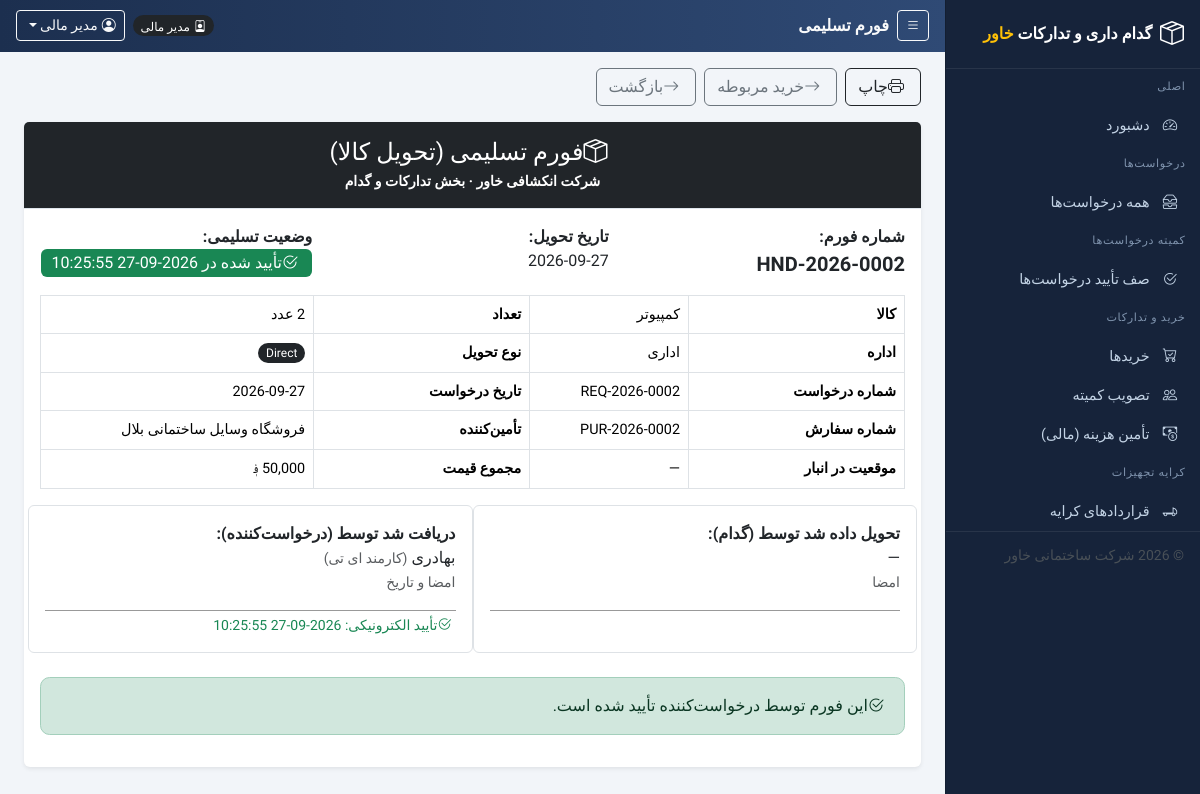
The page /warehouse/handover.php?id=9 (signed in) on the database its author committed.
### tables this page shows
CREATE TABLE `users` (
  `id` int(10) UNSIGNED NOT NULL,
  `username` varchar(50) NOT NULL,
  `password` varchar(255) NOT NULL COMMENT 'bcrypt hash (password_hash)',
  `name` varchar(100) NOT NULL,
  `role` enum('employee','procurement_manager','warehouse_manager','gate_security','committee','general_manager','finance','admin') NOT NULL DEFAULT 'employee',
  `department_id` int(10) UNSIGNED DEFAULT NULL,
  `email` varchar(120) DEFAULT NULL,
  `phone` varchar(30) DEFAULT NULL,
  `status` tinyint(1) NOT NULL DEFAULT 1,
  `created_at` timestamp NOT NULL DEFAULT current_timestamp()
);

CREATE TABLE `consumptions` (
  `id` int(10) UNSIGNED NOT NULL,
  `item_id` int(10) UNSIGNED DEFAULT NULL COMMENT 'warehouse item (NULL = direct)',
  `request_id` int(10) UNSIGNED DEFAULT NULL,
  `purchase_id` int(10) UNSIGNED DEFAULT NULL COMMENT 'the purchase this delivery came from',
  `department_id` int(10) UNSIGNED NOT NULL,
  `item_name` varchar(150) NOT NULL COMMENT 'snapshot of item name',
  `category_id` int(10) UNSIGNED DEFAULT NULL,
  `quantity` decimal(12,2) NOT NULL,
  `unit` varchar(20) NOT NULL DEFAULT 'pcs',
  `source` enum('warehouse','direct') NOT NULL DEFAULT 'warehouse',
  `handover_no` varchar(30) DEFAULT NULL COMMENT 'handover slip number (HND-YYYY-0001)',
  `receiver_name` varchar(150) DEFAULT NULL COMMENT 'employee that received the item',
  `receiver_position` varchar(150) DEFAULT NULL COMMENT 'job position of the receiving employee',
  `receiver_user_id` int(10) UNSIGNED DEFAULT NULL COMMENT 'logged-in user confirming the receipt',
  `receiver_confirmed` tinyint(1) NOT NULL DEFAULT 0 COMMENT '1 = requester confirmed receiving the item',
  `confirmed_at` datetime DEFAULT NULL,
  `handover_note` text DEFAULT NULL COMMENT 'remarks on the handover slip',
  `delivery_date` date NOT NULL,
  `delivered_by` int(10) UNSIGNED DEFAULT NULL,
  `notes` text DEFAULT NULL,
  `created_at` timestamp NOT NULL DEFAULT current_timestamp()
);

CREATE TABLE `departments` (
  `id` int(10) UNSIGNED NOT NULL,
  `name` varchar(100) NOT NULL,
  `code` varchar(20) NOT NULL DEFAULT '' COMMENT 'short code e.g. SITE, HQ',
  `parent_id` int(10) UNSIGNED DEFAULT NULL,
  `description` varchar(255) DEFAULT NULL,
  `created_at` timestamp NOT NULL DEFAULT current_timestamp()
);

CREATE TABLE `procurement_requests` (
  `id` int(10) UNSIGNED NOT NULL,
  `request_no` varchar(30) NOT NULL,
  `department_id` int(10) UNSIGNED NOT NULL,
  `category_id` int(10) UNSIGNED DEFAULT NULL,
  `item_name` varchar(150) NOT NULL,
  `quantity` varchar(50) NOT NULL COMMENT 'free text amount (supports kg, liter, متر, ...)',
  `unit` varchar(20) NOT NULL DEFAULT 'pcs',
  `request_type` enum('purchase','rental') NOT NULL DEFAULT 'purchase',
  `rental_duration` decimal(8,2) DEFAULT NULL,
  `rental_duration_unit` enum('hour','day','week','month') DEFAULT NULL,
  `rental_location` varchar(255) DEFAULT NULL,
  `operator_required` tinyint(1) NOT NULL DEFAULT 0,
  `urgency` enum('normal','urgent') NOT NULL DEFAULT 'normal',
  `direct_delivery` tinyint(1) NOT NULL DEFAULT 0,
  `reason` text DEFAULT NULL,
  `details` text DEFAULT NULL COMMENT 'detailed item specifications',
  `status` enum('pending','closed','warehouse_check','purchase_required','quotation_pending','committee_pending','approved','supplier_selected','authority_approved','financed','purchased','received','rental_required','rental_active','completed') NOT NULL DEFAULT 'pending',
  `requested_by` int(10) UNSIGNED NOT NULL,
  `employee_name` varchar(150) DEFAULT NULL COMMENT 'employee name as entered on the request form',
  `employee_position` varchar(150) DEFAULT NULL COMMENT 'job position as entered on the request form',
  `reviewed_by` int(10) UNSIGNED DEFAULT NULL,
  `review_note` text DEFAULT NULL,
  `reviewed_at` datetime DEFAULT NULL,
  `warehouse_note` text DEFAULT NULL,
  `request_date` date NOT NULL,
  `needed_date` date DEFAULT NULL COMMENT 'date the item must arrive by',
  `created_at` timestamp NOT NULL DEFAULT current_timestamp(),
  `updated_at` timestamp NOT NULL DEFAULT current_timestamp() ON UPDATE current_timestamp()
);

CREATE TABLE `purchases` (
  `id` int(10) UNSIGNED NOT NULL,
  `purchase_no` varchar(30) NOT NULL,
  `request_id` int(10) UNSIGNED NOT NULL,
  `supplier_id` int(10) UNSIGNED DEFAULT NULL COMMENT 'final supplier',
  `selected_quotation_id` int(10) UNSIGNED DEFAULT NULL COMMENT 'winning quotation chosen by procurement',
  `quantity` decimal(12,2) NOT NULL,
  `unit_price` decimal(12,2) DEFAULT NULL,
  `total_cost` decimal(12,2) DEFAULT NULL,
  `currency` enum('AFN','USD') NOT NULL DEFAULT 'AFN' COMMENT 'AFN = افغانی, USD = دالر',
  `purchase_date` date DEFAULT NULL,
  `urgency` enum('normal','urgent') NOT NULL DEFAULT 'normal',
  `payment_status` enum('pending','paid') NOT NULL DEFAULT 'pending',
  `status` enum('draft','quotation','committee_pending','approved','supplier_selected','authority_approved','financed','ordered','received','completed','rejected') NOT NULL DEFAULT 'draft',
  `approved_by` int(10) UNSIGNED DEFAULT NULL,
  `committee_approved` tinyint(1) NOT NULL DEFAULT 0,
  `committee_note` text DEFAULT NULL,
  `authority_name` varchar(150) DEFAULT NULL COMMENT 'name of the approving president / executive director',
  `authority_position` varchar(150) DEFAULT NULL COMMENT 'position of the approving authority',
  `authority_approved_by` int(10) UNSIGNED DEFAULT NULL COMMENT 'user account that registered the approval',
  `authority_approved_at` datetime DEFAULT NULL,
  `authority_note` text DEFAULT NULL COMMENT 'comment of the company presidency',
  `finance_method` enum('bank_cheque','cash','bank_transfer','other') DEFAULT NULL COMMENT 'how finance delivers the money',
  `finance_ref_no` varchar(60) DEFAULT NULL COMMENT 'cheque / voucher / reference number',
  `finance_amount` decimal(14,2) DEFAULT NULL COMMENT 'amount handed over by finance',
  `finance_currency` enum('AFN','USD') NOT NULL DEFAULT 'AFN' COMMENT 'currency of the handed-over amount',
  `finance_note` text DEFAULT NULL COMMENT 'message from finance to the purchasing department',
  `finance_released_by` int(10) UNSIGNED DEFAULT NULL,
  `finance_released_at` datetime DEFAULT NULL,
  `order_registered_by` int(10) UNSIGNED DEFAULT NULL,
  `order_registered_at` datetime DEFAULT NULL,
  `announcement_note` text DEFAULT NULL COMMENT 'public announcement / bulk',
  `created_at` timestamp NOT NULL DEFAULT current_timestamp(),
  `updated_at` timestamp NOT NULL DEFAULT current_timestamp() ON UPDATE current_timestamp()
);

CREATE TABLE `suppliers` (
  `id` int(10) UNSIGNED NOT NULL,
  `name` varchar(150) NOT NULL,
  `contact_person` varchar(100) DEFAULT NULL,
  `phone` varchar(30) DEFAULT NULL,
  `email` varchar(120) DEFAULT NULL,
  `address` varchar(255) DEFAULT NULL,
  `notes` text DEFAULT NULL,
  `created_at` timestamp NOT NULL DEFAULT current_timestamp()
);

### warehouse/handover.php (the view, shortened to what the rows shown need)
<?php
require_once __DIR__ . '/../includes/auth.php';
$user = require_login();
$id = (int)($_GET['id'] ?? 0);
$c = fetch_one("SELECT c.*, r.request_no, r.request_date, r.requested_by,
                       r.employee_name AS req_employee, r.employee_position AS req_position,
                       d.name dept, p.purchase_no, p.total_cost, p.currency, p.supplier_id,
                       s.name supplier, w.name AS stock_name, w.location AS stock_location,
                       u.name AS delivered_by_name
                FROM consumptions c
                LEFT JOIN procurement_requests r ON r.id=c.request_id
                JOIN departments d ON d.id=c.department_id
                LEFT JOIN purchases p ON p.id=c.purchase_id
                LEFT JOIN suppliers s ON s.id=p.supplier_id
                LEFT JOIN warehouse_items w ON w.id=c.item_id
                LEFT JOIN users u ON u.id=c.delivered_by
                WHERE c.id=$id");
$isConfirmed = (int)$c['receiver_confirmed'] === 1;
require_once __DIR__ . '/../includes/header.php';
?>
<div class="card border-dark shadow-sm">
  <div class="card-body">
<div class="row mb-3">
      <div class="col-md-4"><strong>شماره فورم:</strong><br>
        <span class="fs-5 fw-bold"><?php echo h($c['handover_no'] ?? 'HND-…'); ?></span></div>
      <div class="col-md-4"><strong>تاریخ تحویل:</strong><br><?php echo h($c['delivery_date']); ?></div>
      <div class="col-md-4"><strong>وضعیت تسلیمی:</strong><br>
        <?php if ($isConfirmed): ?>
          <span class="badge text-bg-success fs-6"><i class="bi bi-check2-circle me-1"></i>تأیید شده در <?php echo h($c['confirmed_at']); ?></span>
        <?php else: ?>
          <span class="badge text-bg-warning fs-6">در انتظار تأیید درخواست‌کننده</span>
        <?php endif; ?>
      </div>
    </div>
    <table class="table table-bordered align-middle mb-3">
      <tbody>
        <tr><th class="w-25">کالا</th><td><?php echo h($c['item_name']); ?>
            <?php if ($c['stock_name'] && $c['stock_name'] !== $c['item_name']): ?><span class="text-muted small">(نام در انبار: <?php echo h($c['stock_name']); ?>)</span><?php endif; ?></td>
            <th class="w-25">تعداد</th><td class="text-nowrap"><?php echo xnum($c['quantity']); ?> <?php echo h(unit_label($c['unit'])); ?></td></tr>
        <tr><th>اداره</th><td><?php echo h($c['dept']); ?></td>
            <th>نوع تحویل</th><td><?php echo badge($c['source']); ?></td></tr>
        <tr><th>شماره درخواست</th><td><?php echo h($c['request_no'] ?? '—'); ?></td>
            <th>تاریخ درخواست</th><td><?php echo h($c['request_date'] ?? '—'); ?></td></tr>
        <tr><th>شماره سفارش</th><td><?php echo h($c['purchase_no'] ?? '—'); ?></td>
            <th>تأمین‌کننده</th><td><?php echo h($c['supplier'] ?? '—'); ?></td></tr>
        <tr><th>موقعیت در انبار</th><td><?php echo h($c['stock_location'] ?? '—'); ?></td>
            <th>مجموع قیمت</th><td><?php echo $c['total_cost'] ? money_cur($c['total_cost'], $c['currency']) : '—'; ?></td></tr>
      </tbody>
    </table>
<div class="row mb-4">
      <div class="col-md-6 border rounded p-3">
        <strong>تحویل داده شد توسط (گدام):</strong><br>
        <?php echo h($c['delivered_by_name'] ?? '—'); ?><br>
        <span class="text-muted small">امضا</span>
        <div class="mt-3" style="border-bottom:1px solid #999"></div>
      </div>
      <div class="col-md-6 border rounded p-3">
        <strong>دریافت شد توسط (درخواست‌کننده):</strong><br>
        <?php echo h($c['receiver_name'] ?? '—'); ?>
        <?php if ($c['receiver_position']): ?><span class="text-muted small">(<?php echo h($c['receiver_position']); ?>)</span><?php endif; ?><br>
        <span class="text-muted small">امضا و تاریخ</span>
        <div class="mt-3" style="border-bottom:1px solid #999"></div>
        <?php if ($isConfirmed && $c['confirmed_at']): ?>
        <div class="small text-success mt-1"><i class="bi bi-check2-circle me-1"></i>تأیید الکترونیکی: <?php echo h($c['confirmed_at']); ?></div>
        <?php endif; ?>
      </div>
    </div>
  </div>
</div>
<?php require_once __DIR__ . '/../includes/footer.php'; ?>

### includes/header.php (shortened to what the rows shown need)
<?php
require_once __DIR__ . '/auth.php';
$me = $user ?? current_user();
$base = BASE_URL;
?>
<!DOCTYPE html>
<html lang="fa" dir="rtl">
<head>
<link rel="stylesheet" href="https://cdn.jsdelivr.net/npm/bootstrap@5.3.3/dist/css/bootstrap.min.css">
<link rel="stylesheet" href="https://cdn.jsdelivr.net/npm/bootstrap-icons@1.11.3/font/bootstrap-icons.min.css">
<link rel="stylesheet" href="<?php echo $base; ?>/assets/css/style.css">
</head>
<body class="app-rtl">
<div class="app-shell">
  <div class="app-main">
    <header class="app-topbar">
      <div class="d-flex align-items-center text-light gap-2">
        <span class="badge text-bg-dark rounded-pill"><i class="bi bi-person-badge ms-1"></i><?php echo h(role_label($me['role'])); ?></span>
        <div class="dropdown">
          <button class="btn btn-sm btn-outline-light dropdown-toggle" type="button" data-bs-toggle="dropdown" aria-expanded="false">
            <i class="bi bi-person-circle ms-1"></i><?php echo h($me['name']); ?>
          </button>
        </div>
      </div>
    </header>
    <main class="app-content container-fluid px-3 px-xl-4 pt-3">

### includes/functions.php (shortened to what the rows shown need)
<?php
require_once __DIR__ . '/config.php';
function h($s)
{
    return htmlspecialchars((string)($s ?? ''), ENT_QUOTES);
}
function fetch_one($sql)
{
    global $conn;
    $r = $conn->query($sql);
    return ($r && $r->num_rows) ? $r->fetch_assoc() : null;
}
function money0($n)
{
    $v = (float)($n ?? 0);
    return number_format($v, $v === floor($v) ? 0 : 2);
}
function xnum($n)
{
    $v = (float)($n ?? 0);
    return number_format($v, $v === floor($v) ? 0 : 2);
}
function money_cur($n, $cur)
{
    $s = money0($n);
    return $s . ' ؋';
}
function _req_statuses()
{
    return [
        'pending'            => 'در انتظار تعیین بخش کمیته',
        'committee_review'   => 'در انتظار تأیید کمیته',
        'closed'             => 'بسته شده (غیرضروری)',
        'rental_required'    => 'آماده ثبت قرارداد کرایه',
        'rental_active'      => 'کرایه فعال',
        'warehouse_check'    => 'بررسی انبار',
        'purchase_required'  => 'نیاز به خرید',
        'quotation_pending'  => 'در حال جمع‌آوری قیمت‌ها',
        'committee_pending'  => 'در انتظار کمیته',
        'approved'           => 'تصویب شده',
        'supplier_selected'  => 'تأمین‌کننده نهایی انتخاب شده',
        'authority_approved' => 'تصویب ریاست شرکت',
        'financed'           => 'هزینه تأمین شد (مالی)',
        'purchased'          => 'خریداری / سفارش داده شده',
        'received'           => 'دریافت شده در گیت',
        'completed'          => 'کامل شده',
    ];
}
function _pur_statuses()
{
    return [
        'draft'              => 'پیش‌نویس',
        'quotation'          => 'جمع‌آوری قیمت‌ها',
        'committee_pending'  => 'در انتظار کمیته',
        'approved'           => 'تصویب کمیته - انتخاب تأمین‌کننده',
        'supplier_selected'  => 'در انتظار تصویب ریاست شرکت',
        'authority_approved' => 'تصویب ریاست - در انتظار مالی',
        'financed'           => 'هزینه تأمین شد - آماده ثبت سفارش',
        'ordered'            => 'سفارش داده شده',
        'received'           => 'دریافت شده در گیت',
        'completed'          => 'کامل شده',
        'rejected'           => 'رد شده',
    ];
}
function badge_class($s)
{
    $map = [
        'pending' => 'text-bg-warning', 'committee_review' => 'text-bg-primary',
        'closed' => 'text-bg-secondary',
        'rental_required' => 'text-bg-info', 'rental_active' => 'text-bg-primary',
        'scheduled' => 'text-bg-warning', 'active' => 'text-bg-primary',
        'returned' => 'text-bg-success',
        'warehouse_check' => 'text-bg-info', 'purchase_required' => 'text-bg-warning',
        'quotation_pending' => 'text-bg-info', 'committee_pending' => 'text-bg-primary',
        'approved' => 'text-bg-primary', 'purchased' => 'text-bg-info',
        'supplier_selected' => 'text-bg-warning',
        'authority_approved' => 'text-bg-primary', 'financed' => 'text-bg-info',
        'bank_cheque' => 'text-bg-secondary', 'cash' => 'text-bg-secondary',
        'bank_transfer' => 'text-bg-secondary', 'other' => 'text-bg-secondary',
        'received' => 'text-bg-secondary', 'completed' => 'text-bg-success',
        'draft' => 'text-bg-secondary', 'quotation' => 'text-bg-info',
        'ordered' => 'text-bg-info', 'rejected' => 'text-bg-danger',
        'urgent' => 'text-bg-danger', 'normal' => 'text-bg-secondary',
        'paid' => 'text-bg-success', 'direct' => 'text-bg-dark',
        'warehouse' => 'text-bg-info', 'open' => 'text-bg-success',
    ];
    return $map[$s] ?? 'text-bg-secondary';
}
function badge($s)
{
    $m = _req_statuses();
    foreach (_pur_statuses() as $k => $v) { $m[$k] = $v; }
    $m += ['scheduled'=>'در انتظار تحویل', 'active'=>'فعال', 'returned'=>'برگشت داده شده'];
    $label = $m[$s] ?? ucwords(str_replace('_', ' ', (string)$s));
    return '<span class="badge rounded-pill ' . badge_class($s) . '">' . h($label) . '</span>';
}
function role_label($r)
{
    $map = [
        'employee' => 'کارمند', 'procurement_manager' => 'مدیر خرید',
        'warehouse_manager' => 'مدیر انبار', 'gate_security' => 'امنیت گیت',
        'committee' => 'مسئول / عضو کمیته', 'general_manager' => 'مدیر عمومی',
        'finance' => 'مدیر مالی', 'contracting_manager' => 'مسئول امور قراردادی',
        'admin' => 'مدیر سیستم',
    ];
    return $map[$r] ?? $r;
}
function _units()
{
    return [
        'pcs' => 'عدد', 'bag' => 'کیسه', 'ton' => 'تن', 'kg' => 'کیلوگرم',
        'ream' => 'دسته', 'roll' => 'رول', 'liter' => 'لیتر', 'set' => 'ست',
        'pair' => 'جفت', 'box' => 'جعبه', 'coil' => 'کلاف', 'meter' => 'متر',
    ];
}
function unit_label($u)
{
    $map = _units();
    return $map[$u] ?? $u;
}

### rows shown on the page
users: role "مدیر مالی", name "مدیر مالی"
consumptions: handover_no "HND-2026-0002", delivery_date "2026-09-27", confirmed_at "2026-09-27 10:25:55", item_name "کمپیوتر", quantity "2", unit "عدد", department.name "اداری", source "Direct", request.request_no "REQ-2026-0002", request.request_date "2026-09-27", purchase.purchase_no "PUR-2026-0002", suppliers.name "فروشگاه وسایل ساختمانی بلال", purchase.currency "50,000 ؋", receiver_name "بهادری", receiver_position "کارمند ای تی"

### other values the page prints
$page_title "فورم تسلیمی"
$c['stock_location'] "—"
$c['delivered_by_name'] "—"
